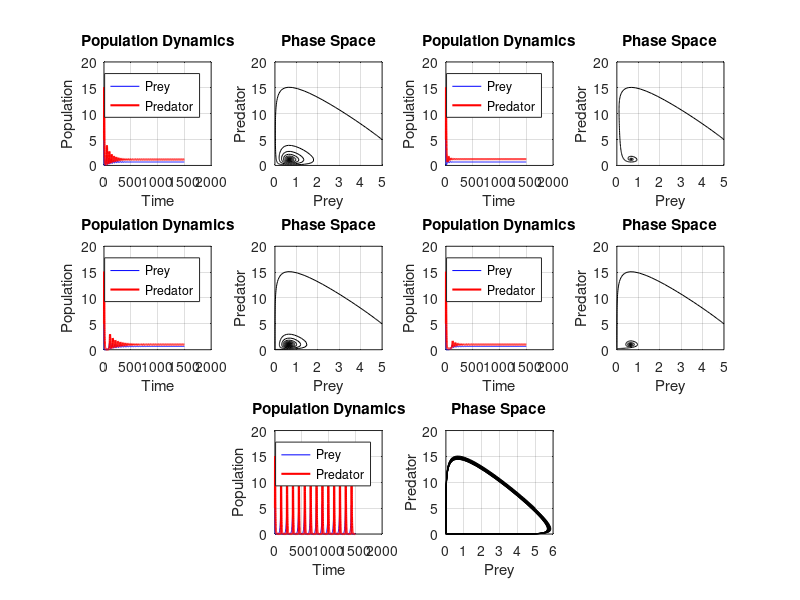

Reproduce this figure in MATLAB. (Note: this script raises an error after producing the figure.)
%% SETTINGS
    % Global Setting
        globalvars.timespan = [0 1500]; %Simulation Time Span
    
    % Subfigure A Numerical Parameters
        subfigureA.xnaught = 5;
        subfigureA.ynaught = 5;
        subfigureA.r = 0.1;
        subfigureA.a = 0.1;
        subfigureA.b = 0.3;
        subfigureA.m = 0.2;
        subfigureA.c = 0.01;
        subfigureA.d = 0;
    
    % Subfigure A Clauses
        subfigureA.clauses.cIsDependent = false; %Uses C(x) = c if false | C(x) = c/x if true
        subfigureA.clauses.dIsDependent = false; %Uses D(y) = d if false | D(y) = d/x if true
    
    % Subfigure B Numerical Parameters
        subfigureB.xnaught = 5;
        subfigureB.ynaught = 5;
        subfigureB.r = 0.1;
        subfigureB.a = 0.1;
        subfigureB.b = 0.3;
        subfigureB.m = 0.2;
        subfigureB.c = 0.01;
        subfigureB.d = 0;
    
    % Subfigure B Clauses
        subfigureB.clauses.cIsDependent = true; %Uses C(x) = c if false | C(x) = c/x if true
        subfigureB.clauses.dIsDependent = false; %Uses D(y) = d if false | D(y) = d/x if true
    
    % Subfigure C Numerical Parameters
        subfigureC.xnaught = 5;
        subfigureC.ynaught = 5;
        subfigureC.r = 0.1;
        subfigureC.a = 0.1;
        subfigureC.b = 0.3;
        subfigureC.m = 0.2;
        subfigureC.c = 0;
        subfigureC.d = 0.01;
    
    % Subfigure C Clauses
        subfigureC.clauses.cIsDependent = false; %Uses C(x) = c if false | C(x) = c/x if true
        subfigureC.clauses.dIsDependent = false; %Uses D(y) = d if false | D(y) = d/x if true
    
    % Subfigure D Numerical Parameters
        subfigureD.xnaught = 5;
        subfigureD.ynaught = 5;
        subfigureD.r = 0.1;
        subfigureD.a = 0.1;
        subfigureD.b = 0.3;
        subfigureD.m = 0.2;
        subfigureD.c = 0;
        subfigureD.d = 0.01;
    
    % Subfigure D Clauses
        subfigureD.clauses.cIsDependent = false; %Uses C(x) = c if false | C(x) = c/x if true
        subfigureD.clauses.dIsDependent = true; %Uses D(y) = d if false | D(y) = d/x if true
    
    % Subfigure E Numerical Parameters
        subfigureE.xnaught = 5;
        subfigureE.ynaught = 5;
        subfigureE.r = 0.1;
        subfigureE.a = 0.1;
        subfigureE.b = 0.3;
        subfigureE.m = 0.2;
        subfigureE.c = 0;
        subfigureE.d = 0;
    
    % Subfigure E Clauses
        subfigureE.clauses.cIsDependent = false; %Uses C(x) = c if false | C(x) = c/x if true
        subfigureE.clauses.dIsDependent = false; %Uses D(y) = d if false | D(y) = d/x if true


%% Initialization
    % Set Migration/Immigration Functions Using Helper Function for Code
    % Cleanlyness
        function f = makeCoeff(val, isDependent) %Helper Function
            if isDependent
                f = @(x) val./x;
            else
                f = @(x) val;
            end
        end
    
    %Subfigure A Function Initialization
        subfigureA.C = makeCoeff(subfigureA.c, subfigureA.clauses.cIsDependent);
        subfigureA.D = makeCoeff(subfigureA.d, subfigureA.clauses.dIsDependent);
    
    %Subfigure B Function Initialization
        subfigureB.C = makeCoeff(subfigureB.c, subfigureB.clauses.cIsDependent);
        subfigureB.D = makeCoeff(subfigureB.d, subfigureB.clauses.dIsDependent);
    
    %Subfigure C Function Initialization
        subfigureC.C = makeCoeff(subfigureC.c, subfigureC.clauses.cIsDependent);
        subfigureC.D = makeCoeff(subfigureC.d, subfigureC.clauses.dIsDependent);
    
    %Subfigure D Function Initialization
        subfigureD.C = makeCoeff(subfigureD.c, subfigureD.clauses.cIsDependent);
        subfigureD.D = makeCoeff(subfigureD.d, subfigureD.clauses.dIsDependent);

    %Subfigure E Function Initialization
        subfigureE.C = makeCoeff(subfigureE.c, subfigureE.clauses.cIsDependent);
        subfigureE.D = makeCoeff(subfigureE.d, subfigureE.clauses.dIsDependent);

    % Create ode solvers using helper function
        function solver = initODE(a, b, m, r, C, D) %Helper Function
            solver = @(t, y) [
                   r * y(1) - a * y(1) * y(2) + C(y(1)); 
                   b * y(1) * y(2) - m * y(2) + D(y(2))
                   ];
        end
    
    %Solver Initializations
        subfigureA.solver = initODE(subfigureA.a, subfigureA.b, subfigureA.m, subfigureA.r, subfigureA.C, subfigureA.D);
        subfigureB.solver = initODE(subfigureB.a, subfigureB.b, subfigureB.m, subfigureB.r, subfigureB.C, subfigureB.D);
        subfigureC.solver = initODE(subfigureC.a, subfigureC.b, subfigureC.m, subfigureC.r, subfigureC.C, subfigureC.D);
        subfigureD.solver = initODE(subfigureD.a, subfigureD.b, subfigureD.m, subfigureD.r, subfigureD.C, subfigureD.D);
        subfigureE.solver = initODE(subfigureE.a, subfigureE.b, subfigureE.m, subfigureE.r, subfigureE.C, subfigureE.D);

%% Run Models
    [subfigureA.solved.T, subfigureA.solved.Y] = ode45(subfigureA.solver, globalvars.timespan, [subfigureA.xnaught; subfigureA.ynaught]);
    [subfigureB.solved.T, subfigureB.solved.Y] = ode45(subfigureB.solver, globalvars.timespan, [subfigureB.xnaught; subfigureB.ynaught]);
    [subfigureC.solved.T, subfigureC.solved.Y] = ode45(subfigureC.solver, globalvars.timespan, [subfigureC.xnaught; subfigureC.ynaught]);
    [subfigureD.solved.T, subfigureD.solved.Y] = ode45(subfigureD.solver, globalvars.timespan, [subfigureD.xnaught; subfigureD.ynaught]);
    [subfigureE.solved.T, subfigureE.solved.Y] = ode45(subfigureE.solver, globalvars.timespan, [subfigureE.xnaught; subfigureE.ynaught]);

%% Plot
    %A: Dynamics
        subplot(3,4,1)
        plot(subfigureA.solved.T, subfigureA.solved.Y(:,1), 'b', subfigureA.solved.T, subfigureA.solved.Y(:,2), 'r', 'LineWidth', 1.5);
        xlabel('Time'); ylabel('Population');
        legend('Prey', 'Predator'); title('Population Dynamics');
        grid on;
    %A: Phase States
        subplot(3,4,2)
        plot(subfigureA.solved.Y(:,1), subfigureA.solved.Y(:,2), 'k');
        xlabel('Prey'); ylabel('Predator');
        title('Phase Space'); grid on;

    %B: Dynamics
        subplot(3,4,3)
        plot(subfigureB.solved.T, subfigureB.solved.Y(:,1), 'b', subfigureB.solved.T, subfigureB.solved.Y(:,2), 'r', 'LineWidth', 1.5);
        xlabel('Time'); ylabel('Population');
        legend('Prey', 'Predator'); title('Population Dynamics');
        grid on;
    
    %B: Phase States
        subplot(3,4,4)
        plot(subfigureB.solved.Y(:,1), subfigureB.solved.Y(:,2), 'k');
        xlabel('Prey'); ylabel('Predator');
        title('Phase Space'); grid on;
    
    %C: Dynamics
        subplot(3,4,5)
        plot(subfigureC.solved.T, subfigureC.solved.Y(:,1), 'b', subfigureC.solved.T, subfigureC.solved.Y(:,2), 'r', 'LineWidth', 1.5);
        xlabel('Time'); ylabel('Population');
        legend('Prey', 'Predator'); title('Population Dynamics');
        grid on;

    %C: Phase States
        subplot(3,4,6)
        plot(subfigureC.solved.Y(:,1), subfigureC.solved.Y(:,2), 'k');
        xlabel('Prey'); ylabel('Predator');
        title('Phase Space'); grid on;
    
    %D: Dynamics
        subplot(3,4,7)
        plot(subfigureD.solved.T, subfigureD.solved.Y(:,1), 'b', subfigureD.solved.T, subfigureD.solved.Y(:,2), 'r', 'LineWidth', 1.5);
        xlabel('Time'); ylabel('Population');
        legend('Prey', 'Predator'); title('Population Dynamics');
        grid on;

    %D: Phase States
        subplot(3,4,8)
        plot(subfigureD.solved.Y(:,1), subfigureD.solved.Y(:,2), 'k');
        xlabel('Prey'); ylabel('Predator');
        title('Phase Space'); grid on;
    
    %E: Dynamics
        subplot(3,4,10)
        plot(subfigureE.solved.T, subfigureE.solved.Y(:,1), 'b', subfigureE.solved.T, subfigureE.solved.Y(:,2), 'r', 'LineWidth', 1.5);
        xlabel('Time'); ylabel('Population');
        legend('Prey', 'Predator'); title('Population Dynamics');
        grid on;
    
    %E: Phase States
        subplot(3,4,11)
        plot(subfigureE.solved.Y(:,1), subfigureE.solved.Y(:,2), 'k');
        xlabel('Prey'); ylabel('Predator');
        title('Phase Space'); grid on;
%% Formatting & Labeling
    % Increase vertical spacing between rows
        % Collect axes handles explicitly
        ax = gobjects(12,1);
        
        for i = [1 2 3 4 5 6 7 8 10 11]
            ax(i) = subplot(3,4,i);
        end
        
        % Add vertical spacing
        gap = 0.03;
        
        % Row 2 (5–8)
        for i = 5:8
            p = ax(i).Position;
            p(2) = p(2) - gap;
            ax(i).Position = p;
        end
        
        % Row 3 (10–11)
        for i = [10 11]
            p = ax(i).Position;
            p(2) = p(2) - 2*gap;
            ax(i).Position = p;
        end

    % Titles & Labels

    drawnow  % ensure all subplot positions are finalized
    
    % ROW TITLES
        rowTitles = { ...
            'With prey immigrants', ...
            'With preditor immagrants', ...
            'Without immagrants'};
        
        rowStart = [1 5 10];          % first subplot in each row
        rowEnd   = [4 8 11];          % last subplot in each row (adjust for bottom row)
        
        for k = 1:3
            pFirst = ax(rowStart(k)).Position;
            pLast  = ax(rowEnd(k)).Position;
        
            % Center above actual subplots
            xCenter = (pFirst(1) + pLast(1) + pLast(3))/2;
        
            % Vertical position slightly above axes
            yPos = pFirst(2) + pFirst(4) + 0.03;
        
            annotation('textbox',...
                [xCenter-0.15 yPos 0.3 0.03],...
                'String',rowTitles{k},...
                'HorizontalAlignment','center',...
                'VerticalAlignment','bottom',...
                'EdgeColor','none',...
                'FontSize',12,...
                'FontWeight','bold');
        end

    % PAIR LABELS
        pairTitles = { ...
            'C(x) = c, D(y) = 0', ...
            'C(x) = c/x, D(y) = 0', ...
            'C(x) = 0, D(y) = d', ...
            'C(x) = 0, D(y) = 0/y', ...
            'C(x) = 0, D(y) = 0'};
        
        pairs = [1 2; 3 4; 5 6; 7 8; 10 11];
        
        for k = 1:size(pairs,1)
            p1 = ax(pairs(k,1)).Position;
            p2 = ax(pairs(k,2)).Position;
        
            % Horizontal center between the two subplots
            xCenter = (p1(1) + p2(1) + p2(3))/2;
        
            % Vertical position slightly above axes
            yPos = p1(2) + p1(4) + 0.007;
        
            annotation('textbox',...
                [xCenter-0.15 yPos 0.3 0.025],...
                'String',pairTitles{k},...
                'HorizontalAlignment','center',...
                'VerticalAlignment','bottom',...
                'EdgeColor','none',...
                'FontSize',10);
        end

    % Panel Letters
        letters = {'a','b','c','d','e'};
        for k = 1:length(letters)
            p = ax(pairs(k,1)).Position;  % first subplot in the pair
        
            xPos = p(1) - 0.02;  % a little left of the axes
            yPos = p(2) + p(4) + 0.01;  % a little above the axes
        
            annotation('textbox',...
                [xPos yPos 0.03 0.03],...
                'String',letters{k},...
                'HorizontalAlignment','left',...
                'VerticalAlignment','top',...
                'EdgeColor','none',...
                'FontWeight','bold',...
                'FontSize',12);
        end

%% Note on AI Usage
% Ai was used for help with abnormal formatting, such as Full Row TItles,
% and Letter Labeling. This was done with promts like "Help add Labels to
% the right of each pair of graphs.", "Help space out each row to make room
% for titles on each row.", "Help add Titles for each pair of graphs" and
% "Help add Row Titles". Code was then adjusted for formatting needs based
% of off the Ai generated figure fomatting code. No code above the
% "Formatting & Labeling" header is generated using AI.
